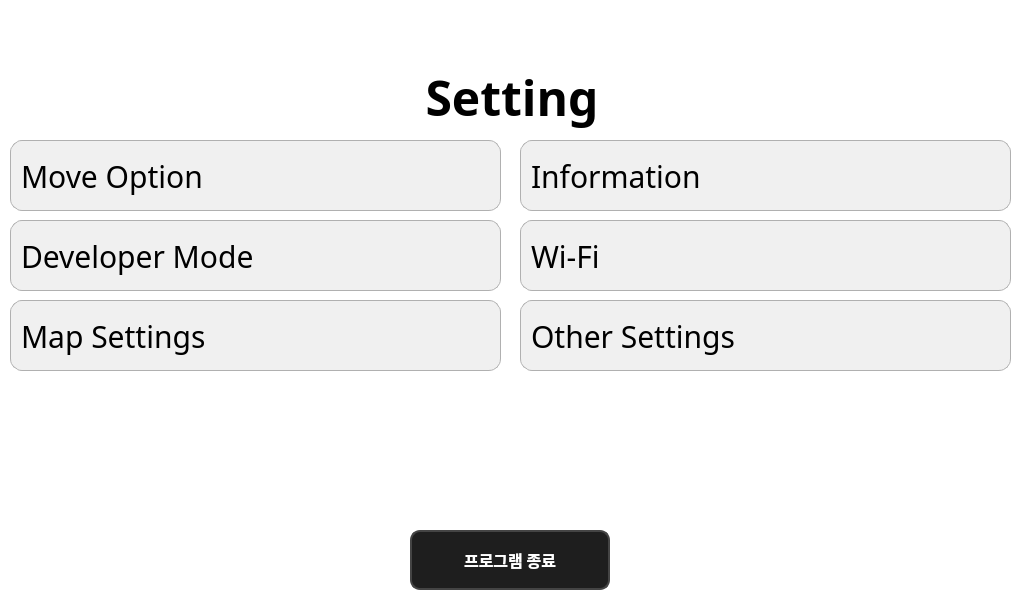
<?xml version="1.0" encoding="UTF-8"?>
<ui version="4.0">
 <class>SettingsView</class>
 <widget class="QWidget" name="SettingsView">
  <property name="geometry">
   <rect>
    <x>0</x>
    <y>0</y>
    <width>1024</width>
    <height>615</height>
   </rect>
  </property>
  <property name="windowTitle">
   <string>Dentium</string>
  </property>
  <property name="styleSheet">
   <string notr="true">background-color: #FFFFFF</string>
  </property>
  <widget class="QWidget" name="status_bar_placeholder" native="true">
   <property name="geometry">
    <rect>
     <x>0</x>
     <y>0</y>
     <width>1024</width>
     <height>60</height>
    </rect>
   </property>
   <property name="minimumSize">
    <size>
     <width>0</width>
     <height>60</height>
    </size>
   </property>
  </widget>
  <widget class="QLabel" name="title_label">
   <property name="geometry">
    <rect>
     <x>20</x>
     <y>60</y>
     <width>984</width>
     <height>74</height>
    </rect>
   </property>
   <property name="font">
    <font>
     <family>Noto Sans KR Black</family>
     <pointsize>-1</pointsize>
     <weight>75</weight>
     <bold>true</bold>
    </font>
   </property>
   <property name="styleSheet">
    <string notr="true">QLabel {
    color: black;
    font-size: 48px;
    font-weight: 600;
    font-family: &quot;Noto Sans KR Black&quot;;
    background-color: transparent;
}</string>
   </property>
   <property name="text">
    <string>Setting</string>
   </property>
   <property name="alignment">
    <set>Qt::AlignCenter</set>
   </property>
  </widget>
  <widget class="QPushButton" name="move_option_button">
   <property name="geometry">
    <rect>
     <x>10</x>
     <y>140</y>
     <width>491</width>
     <height>71</height>
    </rect>
   </property>
   <property name="minimumSize">
    <size>
     <width>0</width>
     <height>0</height>
    </size>
   </property>
   <property name="maximumSize">
    <size>
     <width>1000</width>
     <height>1000</height>
    </size>
   </property>
   <property name="font">
    <font>
     <family>Noto Sans KR Black</family>
     <pointsize>-1</pointsize>
    </font>
   </property>
   <property name="styleSheet">
    <string notr="true">QPushButton {
    border: 1px solid #B0B0B0;          /* 연한 회색 테두리 */
    border-radius: 12px;                /* 둥근 테두리 */
    background-color: #F0F0F0;          /* 밝은 회색 배경 */
    padding: 6px 12px;                  /* 내부 여백 */
    text-align: left;                   /* 텍스트 왼쪽 정렬 */
    padding-left: 10px;                 /* 아이콘 공간 확보 */
	font-family: &quot;Noto Sans KR Black&quot;;
    font-size: 30px;
    color: #000000;                     /* 검정색 글자 */
    qproperty-icon: url(:/file/Settings/move_option.png);
    qproperty-iconSize: 65px 65px;
}

QPushButton:hover {
    background-color: #E0E0E0;          /* 마우스 오버 시 강조 */
}
</string>
   </property>
   <property name="text">
    <string>Move Option</string>
   </property>
  </widget>
  <widget class="QPushButton" name="exit_button">
   <property name="geometry">
    <rect>
     <x>410</x>
     <y>530</y>
     <width>200</width>
     <height>60</height>
    </rect>
   </property>
   <property name="minimumSize">
    <size>
     <width>200</width>
     <height>60</height>
    </size>
   </property>
   <property name="maximumSize">
    <size>
     <width>200</width>
     <height>60</height>
    </size>
   </property>
   <property name="font">
    <font>
     <family>Noto Sans KR Black</family>
     <pointsize>-1</pointsize>
     <weight>62</weight>
     <bold>true</bold>
    </font>
   </property>
   <property name="styleSheet">
    <string notr="true">QPushButton {
    background-color: #1e1e1e;
    color: white;
    font-size: 16px;
    font-weight: 500;
    border-radius: 10px;
    border: 2px solid #444444;
    font-family: &quot;Noto Sans KR Black&quot;;
}

QPushButton:hover {
    background-color: #333333;
    border: 2px solid #666666;
}

QPushButton:pressed {
    background-color: #2a2a2a;
}</string>
   </property>
   <property name="text">
    <string>프로그램 종료</string>
   </property>
  </widget>
  <widget class="QPushButton" name="developer_button">
   <property name="geometry">
    <rect>
     <x>10</x>
     <y>220</y>
     <width>491</width>
     <height>71</height>
    </rect>
   </property>
   <property name="minimumSize">
    <size>
     <width>0</width>
     <height>0</height>
    </size>
   </property>
   <property name="maximumSize">
    <size>
     <width>1000</width>
     <height>1000</height>
    </size>
   </property>
   <property name="font">
    <font>
     <family>Noto Sans KR Black</family>
     <pointsize>-1</pointsize>
    </font>
   </property>
   <property name="styleSheet">
    <string notr="true">QPushButton {
    border: 1px solid #B0B0B0;          /* 연한 회색 테두리 */
    border-radius: 12px;                /* 둥근 테두리 */
    background-color: #F0F0F0;          /* 밝은 회색 배경 */
    padding: 6px 12px;                  /* 내부 여백 */
    text-align: left;                   /* 텍스트 왼쪽 정렬 */
    padding-left: 10px;                 /* 아이콘 공간 확보 */
	font-family: &quot;Noto Sans KR Black&quot;;
    font-size: 30px;
    color: #000000;                     /* 검정색 글자 */
    qproperty-icon: url(:/file/Settings/developer_mode.png);
    qproperty-iconSize: 65px 65px;
}

QPushButton:hover {
    background-color: #E0E0E0;          /* 마우스 오버 시 강조 */
}
</string>
   </property>
   <property name="text">
    <string>Developer Mode</string>
   </property>
  </widget>
  <widget class="QPushButton" name="map_button">
   <property name="geometry">
    <rect>
     <x>10</x>
     <y>300</y>
     <width>491</width>
     <height>71</height>
    </rect>
   </property>
   <property name="minimumSize">
    <size>
     <width>0</width>
     <height>0</height>
    </size>
   </property>
   <property name="maximumSize">
    <size>
     <width>1000</width>
     <height>1000</height>
    </size>
   </property>
   <property name="font">
    <font>
     <family>Noto Sans KR Black</family>
     <pointsize>-1</pointsize>
    </font>
   </property>
   <property name="styleSheet">
    <string notr="true">QPushButton {
    border: 1px solid #B0B0B0;          /* 연한 회색 테두리 */
    border-radius: 12px;                /* 둥근 테두리 */
    background-color: #F0F0F0;          /* 밝은 회색 배경 */
    padding: 6px 12px;                  /* 내부 여백 */
    text-align: left;                   /* 텍스트 왼쪽 정렬 */
    padding-left: 10px;                 /* 아이콘 공간 확보 */
	font-family: &quot;Noto Sans KR Black&quot;;
    font-size: 30px;
    color: #000000;                     /* 검정색 글자 */
    qproperty-icon: url(:/file/Settings/map_setting.png);
    qproperty-iconSize: 65px 65px;
}

QPushButton:hover {
    background-color: #E0E0E0;          /* 마우스 오버 시 강조 */
}
</string>
   </property>
   <property name="text">
    <string>Map Settings</string>
   </property>
  </widget>
  <widget class="QPushButton" name="wifi_button">
   <property name="geometry">
    <rect>
     <x>520</x>
     <y>220</y>
     <width>491</width>
     <height>71</height>
    </rect>
   </property>
   <property name="minimumSize">
    <size>
     <width>0</width>
     <height>0</height>
    </size>
   </property>
   <property name="maximumSize">
    <size>
     <width>1000</width>
     <height>1000</height>
    </size>
   </property>
   <property name="font">
    <font>
     <family>Noto Sans KR Black</family>
     <pointsize>-1</pointsize>
    </font>
   </property>
   <property name="styleSheet">
    <string notr="true">QPushButton {
    border: 1px solid #B0B0B0;          /* 연한 회색 테두리 */
    border-radius: 12px;                /* 둥근 테두리 */
    background-color: #F0F0F0;          /* 밝은 회색 배경 */
    padding: 6px 12px;                  /* 내부 여백 */
    text-align: left;                   /* 텍스트 왼쪽 정렬 */
    padding-left: 10px;                 /* 아이콘 공간 확보 */
	font-family: &quot;Noto Sans KR Black&quot;;
    font-size: 30px;
    color: #000000;                     /* 검정색 글자 */
    qproperty-icon: url(:/file/Settings/wifi.png);
    qproperty-iconSize: 65px 65px;
}

QPushButton:hover {
    background-color: #E0E0E0;          /* 마우스 오버 시 강조 */
}
</string>
   </property>
   <property name="text">
    <string>Wi-Fi</string>
   </property>
  </widget>
  <widget class="QPushButton" name="info_button">
   <property name="geometry">
    <rect>
     <x>520</x>
     <y>140</y>
     <width>491</width>
     <height>71</height>
    </rect>
   </property>
   <property name="minimumSize">
    <size>
     <width>0</width>
     <height>0</height>
    </size>
   </property>
   <property name="maximumSize">
    <size>
     <width>1000</width>
     <height>1000</height>
    </size>
   </property>
   <property name="font">
    <font>
     <family>Noto Sans KR Black</family>
     <pointsize>-1</pointsize>
    </font>
   </property>
   <property name="styleSheet">
    <string notr="true">QPushButton {
    border: 1px solid #B0B0B0;          /* 연한 회색 테두리 */
    border-radius: 12px;                /* 둥근 테두리 */
    background-color: #F0F0F0;          /* 밝은 회색 배경 */
    padding: 6px 12px;                  /* 내부 여백 */
    text-align: left;                   /* 텍스트 왼쪽 정렬 */
    padding-left: 10px;                 /* 아이콘 공간 확보 */
	font-family: &quot;Noto Sans KR Black&quot;;
    font-size: 30px;
    color: #000000;                     /* 검정색 글자 */
    qproperty-icon: url(:/file/Settings/info.png);
    qproperty-iconSize: 65px 65px;
}

QPushButton:hover {
    background-color: #E0E0E0;          /* 마우스 오버 시 강조 */
}
</string>
   </property>
   <property name="text">
    <string>Information</string>
   </property>
  </widget>
  <widget class="QPushButton" name="other_settings_button">
   <property name="geometry">
    <rect>
     <x>520</x>
     <y>300</y>
     <width>491</width>
     <height>71</height>
    </rect>
   </property>
   <property name="minimumSize">
    <size>
     <width>0</width>
     <height>0</height>
    </size>
   </property>
   <property name="maximumSize">
    <size>
     <width>1000</width>
     <height>1000</height>
    </size>
   </property>
   <property name="font">
    <font>
     <family>Noto Sans KR Black</family>
     <pointsize>-1</pointsize>
    </font>
   </property>
   <property name="styleSheet">
    <string notr="true">QPushButton {
    border: 1px solid #B0B0B0;          /* 연한 회색 테두리 */
    border-radius: 12px;                /* 둥근 테두리 */
    background-color: #F0F0F0;          /* 밝은 회색 배경 */
    padding: 6px 12px;                  /* 내부 여백 */
    text-align: left;                   /* 텍스트 왼쪽 정렬 */
    padding-left: 10px;                 /* 아이콘 공간 확보 */
	font-family: &quot;Noto Sans KR Black&quot;;
    font-size: 30px;
    color: #000000;                     /* 검정색 글자 */
    qproperty-icon: url(:/file/Settings/map_setting.png);
    qproperty-iconSize: 65px 65px;
}

QPushButton:hover {
    background-color: #E0E0E0;          /* 마우스 오버 시 강조 */
}
</string>
   </property>
   <property name="text">
    <string>Other Settings</string>
   </property>
  </widget>
 </widget>
 <resources>
  <include location="../resources/res.qrc"/>
 </resources>
 <connections/>
</ui>
